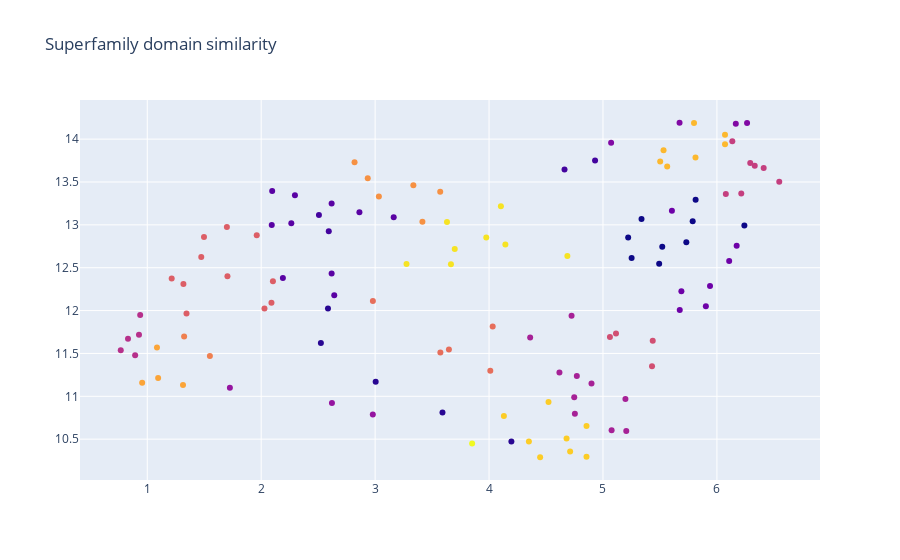

Source (notebook cell):
### Code cell
from umap import UMAP
umap_embedding = UMAP(n_neighbors=50, n_components=2).fit_transform(raw_embedding.T)

import plotly.graph_objects as go

fig = go.Figure(data=go.Scatter(x=umap_embedding[:, 0],
                                y=umap_embedding[:, 1],
                                mode='markers',
                                marker_color=clusters.labels_,
                                text=classes)) # hover text goes here

fig.update_layout(title='Superfamily domain similarity')
fig.show()

### Figure 1 — Plotly figure (JSON) as saved in the notebook; plotly's stock layout.template omitted (floating-point values rounded to 4 significant figures)
{"data": [{"marker": {"color": [11, 1, 17, 12, 7, 7, 17, 17, 6, 7, 17, 17, 17, 1, 7, 6, 6, 19, 1, 17, 12, 5, 5, 16, 16, 16, 0, 0, 4, 9, 4, 16, 4, 9, 4, 13, 12, 16, 16, 0, 15, 15, 8, 15, 15, 8, 3, 12, 13, 3, 1, 3, 11, 3, 3, 11, 3, 1, 18, 18, 14, 14, 11, 3, 11, 8, 3, 11, 11, 8, 8, 14, 3, 14, 0, 9, 4, 7, 0, 7, 5, 7, 7, 18, 9, 4, 7, 18, 18, 14, 7, 18, 14, 0, 2, 9, 18, 2, 12, 11, 11, 11, 0, 0, 2, 3, 11, 10, 10, 10, 4, 17, 10, 9, 2, 9, 5, 18, 16, 0]}, "mode": "markers", "text": ["NagB/RpiA/CoA transferase-like", "HD-domain/PDEase-like", "Globin-like", "Cytochrome c", "Homeodomain-like", "\"Winged helix\" DNA-binding domain", "C-terminal effector domain of the bipartite response regulators", "UBA-like", "Ferritin-like", "4-helical cytokines", "lambda repressor-like DNA-binding domains", "EF-hand", "GST C-terminal domain-like", "Cyclin-like", "6-phosphogluconate dehydrogenase C-terminal domain-like", "Six-hairpin glycosidases", "Cytochrome P450", "ARM repeat", "TPR-like", "Tetracyclin repressor-like, C-terminal domain", "Multiheme cytochromes", "Immunoglobulin", "Fibronectin type III", "Cupredoxins", "Galactose-binding domain-like", "Concanavalin A-like lectins/glucanases", "SH3-domain", "PDZ domain-like", "Nucleic acid-binding proteins", "Translation proteins", "FMN-binding split barrel", "Trypsin-like serine proteases", "PH domain-like", "Lipocalins", "Glycosyl hydrolase domain", "Pectin lyase-like", "Trimeric LpxA-like enzymes", "RmlC-like cupins", "Clavaminate synthase-like", "Composite domain of metallo-dependent hydrolases", "Ribulose-phoshate binding barrel", "FMN-linked oxidoreductases", "(Trans)glycosidases", "Metallo-dependent hydrolases", "Aldolase", "Enolase C-terminal domain-like", "NAD(P)-binding Rossmann-fold domains", "FAD/NAD(P)-binding domain", "L domain-like", "ClpP/crotonase", "CheY-like", "Flavoproteins", "Class I glutamine amidotransferase-like", "Nucleotidylyl transferase", "Adenine nucleotide alpha hydrolases-like", "Thiamin diphosphate-binding fold (THDP-binding)", "P-loop containing nucleoside triphosphate hydrolases", "(Phosphotyrosine protein) phosphatases II", "Thioredoxin-like", "Restriction endonuclease-like", "Actin-like ATPase domain", "Ribonuclease H-like", "Zn-dependent exopeptidases", "PRTase-like", "S-adenosyl-L-methionine-dependent methyltransferases", "PLP-dependent transferases", "Nucleotide-diphospho-sugar transferases", "alpha/beta-Hydrolases", "Ribokinase-like", "Periplasmic binding protein-like I", "Periplasmic binding protein-like II", "Thiolase-like", "Cysteine proteinases", "Ribosomal protein S5 domain 2-like", "Ubiquitin-like", "FAD-linked reductases, C-terminal domain", "NTF2-like", "UBC-like", "Glyoxalase/Bleomycin resistance protein/Dihydroxybiphenyl dioxygenase", "CBS-domain pair", "Thioesterase/thiol ester dehydrase-isomerase", "Eukaryotic type KH-domain (KH-domain type I)", "Enolase N-terminal domain-like", "4Fe-4S ferredoxins", "Dimeric alpha+beta barrel", "RNA-binding domain, RBD", "ACT-like", "Glyceraldehyde-3-phosphate dehydrogenase-like, C-terminal domain", "FMN-dependent nitroreductase-like", "Metalloproteases (\"zincins\"), catalytic domain", "SH2 domain", "Class II aaRS and biotin synthetases", "Acyl-CoA N-acyltransferases (Nat)", "Nudix", "Bet v1-like", "DNA clamp", "Glutathione synthetase ATP-binding domain-like", "Protein kinase-like (PK-like)", "FAD-binding/transporter-associated domain-like", "N-terminal nucleophile aminohydrolases (Ntn hydrolases)", "Metallo-hydrolase/oxidoreductase", "Metallo-dependent phosphatases", "ADP-ribosylation", "C-type lectin-like", "beta-lactamase/transpeptidase-like", "DNA/RNA polymerases", "HAD-like", "omega toxin-like", "Scorpion toxin-like", "EGF/Laminin", "Complement control module/SCR domain", "beta-beta-alpha zinc fingers", "Glucocorticoid receptor-like (DNA-binding domain)", "Riboflavin synthase domain-like", "LuxS/MPP-like metallohydrolase", "Galactose mutarotase-like", "E set domains", "Nucleotidyltransferase", "Positive stranded ssRNA viruses", "PUA domain-like"], "type": "scatter", "x": [2.103, 3.591, 4.35, 4.011, 5.204, 5.076, 4.855, 4.711, 2.98, 4.618, 4.855, 4.13, 4.448, 4.196, 4.753, 2.621, 1.725, 3.851, 3.005, 4.522, 3.648, 5.672, 6.265, 5.531, 5.799, 6.071, 5.493, 6.241, 6.108, 6.332, 6.173, 5.812, 5.903, 6.293, 5.605, 1.55, 3.573, 5.564, 5.502, 5.221, 1.314, 1.085, 0.8937, 1.096, 0.9553, 0.7674, 2.191, 2.981, 1.324, 2.641, 2.524, 2.097, 1.704, 2.264, 2.296, 2.09, 2.093, 2.586, 3.276, 3.699, 3.336, 3.033, 1.961, 3.163, 1.474, 0.938, 2.618, 1.498, 1.344, 0.831, 0.9274, 2.819, 2.618, 3.571, 5.52, 6.547, 5.688, 4.77, 5.787, 4.361, 5.071, 5.197, 4.748, 4.143, 6.214, 5.674, 4.724, 4.104, 4.687, 3.415, 4.899, 3.631, 2.935, 5.251, 4.662, 6.078, 3.976, 2.593, 4.032, 1.699, 1.215, 1.317, 5.813, 5.338, 2.507, 2.862, 2.029, 5.43, 5.114, 5.061, 5.939, 4.68, 5.437, 6.41, 4.93, 6.135, 6.166, 3.666, 6.071, 5.732], "y": [12.34, 10.81, 10.47, 11.3, 10.6, 10.6, 10.65, 10.36, 10.79, 11.28, 10.3, 10.77, 10.29, 10.47, 10.8, 10.92, 11.1, 10.45, 11.17, 10.93, 11.55, 14.19, 14.19, 13.87, 14.19, 14.05, 12.55, 12.99, 12.58, 13.69, 12.76, 13.79, 12.05, 13.72, 13.16, 11.47, 11.51, 13.68, 13.74, 12.85, 11.13, 11.57, 11.48, 11.21, 11.16, 11.54, 12.38, 12.11, 11.7, 12.18, 11.62, 13.4, 12.4, 13.02, 13.34, 12.09, 13.0, 12.02, 12.54, 12.72, 13.46, 13.33, 12.88, 13.09, 12.63, 11.95, 12.43, 12.86, 11.97, 11.67, 11.72, 13.73, 13.25, 13.39, 12.74, 13.5, 12.22, 11.24, 13.04, 11.69, 13.96, 10.97, 10.99, 12.77, 13.36, 12.01, 11.94, 13.22, 12.64, 13.03, 11.15, 13.03, 13.54, 12.61, 13.65, 13.36, 12.85, 12.92, 11.81, 12.97, 12.37, 12.31, 13.29, 13.07, 13.11, 13.15, 12.02, 11.35, 11.73, 11.69, 12.29, 10.51, 11.65, 13.66, 13.75, 13.98, 14.18, 12.54, 13.94, 12.8]}], "layout": {"title": {"text": "Superfamily domain similarity"}}}
